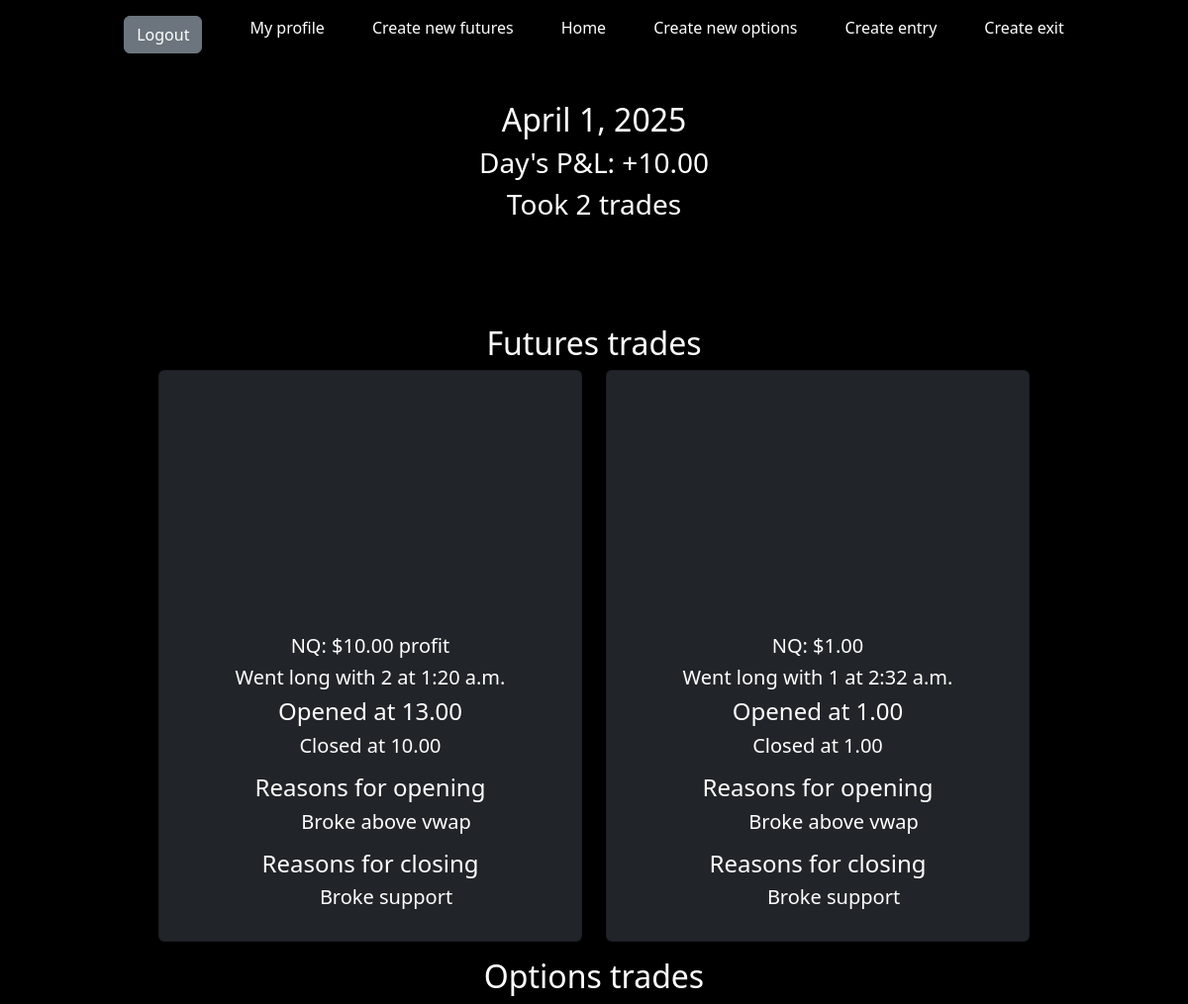
Screenshot of /date/2025-04-01/ (signed in) with the database file from the repository.
### main/models.py (models this page shows, shortened)
class Trade(models.Model):
    user = models.ForeignKey(User, on_delete=models.CASCADE)
    ticker = models.CharField(max_length=5)
    long = models.BooleanField(default=None)
    short = models.BooleanField(default=None)
    entry_price = models.DecimalField(decimal_places=2, max_digits=7)
    average_down = models.BooleanField()
    reasons_entry = models.ManyToManyField(Enter_Trade, related_name='trades_as_entry1')
    profit = models.BooleanField()
    loss = models.BooleanField(default=None)
    p_and_l = models.DecimalField(decimal_places=2, max_digits=7)
    trim1 = models.DecimalField(decimal_places=2, max_digits=7, blank=True, null=True)
    trim2 = models.DecimalField(decimal_places=2, max_digits=7, blank=True, null=True)
    exit_price = models.DecimalField(decimal_places=2, max_digits=7)
    reasons_exit = models.ManyToManyField(Exit_Trade, related_name='trades_as_exit1')
    date = models.DateField()
    entry_time = models.TimeField()
    exit_time = models.TimeField()
    picture1 = models.ImageField(upload_to='trade_pictures/', blank=True, null=True, default='chart.png')
    picture2 = models.ImageField(upload_to='trade_pictures/', blank=True, null=True, default=None)
    quantity = models.BigIntegerField()
    other_notes = models.TextField(blank=True, null=True)

class Enter_Trade(models.Model):
    user = models.ForeignKey(User, on_delete=models.CASCADE)
    reason = models.CharField(max_length=255)
    profit = models.DecimalField(max_digits=10, decimal_places=2, default= 0.00)

class Exit_Trade(models.Model):
    user = models.ForeignKey(User, on_delete=models.CASCADE)
    reason = models.CharField(max_length=255)

### main/views.py (the view)
# urls.py: path('date/<str:date_str>/', views.dates, name='dates'),
def dates(request, date_str):  # Rename date to date_str initially
    user = request.user
    futures_trades = user.trade_set.all()
    options_trades = OptionsTrade.objects.filter(user = user)
    filtered_options_trades = options_trades.filter(date=date_str)
    filtered_futures_trades = futures_trades.filter(date=date_str)
    futures_profit = Decimal(0.00)
    options_profit = Decimal(0.00)
    try:
        date = datetime.strptime(date_str, '%Y-%m-%d').date()
    except ValueError:
        return HttpResponseNotFound("Invalid date format")
    total_trades = filtered_futures_trades.count() + filtered_options_trades.count()
    futures_wins = 0
    futures_losses = Decimal(0.00)
    options_losses = Decimal(0.00)
    options_wins = 0
    for trade in filtered_futures_trades:
        if trade.profit:
            futures_wins += 1
            futures_profit += trade.p_and_l
        if trade.loss:
            futures_losses += trade.p_and_l
    for trade in filtered_options_trades:
        if trade.profit:
            options_wins += 1
            options_profit += trade.p_and_l
        if trade.loss:
            options_losses += trade.p_and_l
    wins = futures_wins + options_wins
    total_profit = futures_profit +  options_profit - futures_losses - options_losses
    if total_trades == 0:
        profit_percentage = 0
    else:
        profit_percentage = (wins / total_trades) * 100
    context = {
        "filtered_futures_trades": filtered_futures_trades,
        "filtered_options_trades": filtered_options_trades,
        "total_profit": total_profit,
        "date": date,
        "total_trades": total_trades,
        "profit_percentage": profit_percentage.__round__()
    }
    return render(request, 'main/dates.html', context)

### main/templates/main/dates.html (shortened to what this page needs)
{% extends 'main/base.html' %}
{% block content %}
<div class="d-flex flex-column align-items-center mb-6">
    <h2>{{date}}</h2>
    {% if total_profit > 0 %}
    <h3>Day's P&L: +{{total_profit}}</h3>
    {% else %}
    <h3>Day's P&L: {{total_profit}}</h3>
    {% endif %}
    {% if total_trades == 1 %}
    <h3>Took 1 trade</h3>
    {% else %}
    <h3>Took {{total_trades}} trades</h3>
    {% endif %}
</div>
<h2 class="text-center">Futures trades</h2>
<section class="row row-cols-1 row-cols-md-2 g-4">
    {% for trade in filtered_futures_trades %}
    <div class="col">
        <div class="card bg-dark mb-3 text-center">
            <div class="d-flex" style="padding: 0 15em;">
            </div>
            <div class="card-body">
                <h5 class="card-text">
                    {{trade.ticker}}: ${{trade.p_and_l}}
                    {% if trade.profit == True %}
                        profit
                    {% elif trade.loss == True %}
                        loss
                    {% endif %}
                </h5>
                <h5 class="card-text">
                    {% if trade.long == True %}
                        Went long
                    {% elif trade.short == True %}
                        Went short
                    {% endif %}
                    with {{trade.quantity}}
                    at {{trade.entry_time}}
                </h5>
                <h4 class="card-text">Opened at {{trade.entry_price}}</h4>
                <h5 class="card-text">Closed at {{trade.exit_price}}</h5>
            </div>
            <div>
                <h4 class="card-text">Reasons for opening</h4>
                <ol>
                    {% for reason in trade.reasons_entry.all %}
                        <li><h5 class="card-text">{{reason.reason}}</h5></li>
                    {% endfor %}
                </ol>
            </div>
            <div>
                <h4>Reasons for closing</h4>
                <ol>
                    {% for reason in trade.reasons_exit.all %}
                        <li><h5 class="card-text">{{reason.reason}}</h5></li>
                    {% endfor %}
                </ol>
            </div>
            {% if trade.other_notes != None %}
                <div>
                </div>
            {% endif %}
        </div>
    </div>
    {% endfor %}
</section>
<h2 class="text-center">Options trades</h2>
{% endblock content %}

### static/css/styles.css (style rules this page uses)
h1, h2, h3, h4, h5, p, span, li, a, label { color: white; text-decoration: none; border: none !important; }
body { background-color: black; padding-top: 4em; }
.mb-6 { margin-bottom: 6em; }
ul, li { list-style: none; }
@media (min-width: 650px) { body { padding-top: 1em; } }

### rows the page displays
Trade: ticker "NQ", p_and_l "10.00", profit "profit", long "Went long", quantity "2", entry_time "1:20 a.m.", entry_price "13.00", exit_price "10.00"
Enter_Trade: reason "Broke above vwap"
Exit_Trade: reason "Broke support"
Trade: ticker "NQ", p_and_l "1.00", long "Went long", quantity "1", entry_time "2:32 a.m.", entry_price "1.00", exit_price "1.00"

### other values shown
{{ date }} "April 1, 2025"
{{ total_profit }} "10.00"
{{ total_trades }} "2"
